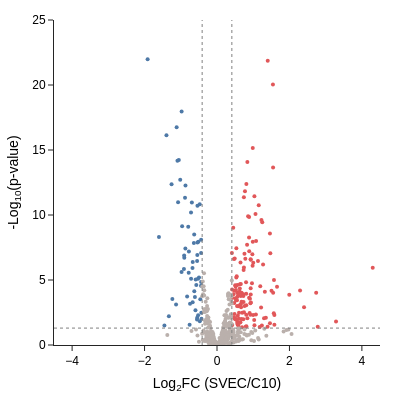

Notebook cell for this chart:
### Code cell
fig2e = mm.pl.plot_volcano(
    de.to_df(),
    ctrl=de.ctrl,
    expr=de.expr,
    log2fc_threshold=de.fc_pct_5,
)
fig2e.update_layout(
    width=400, 
    height=400,
    title_text="", 
    margin=dict(t=20),
    font=dict(family="Arial", color="black"),
    showlegend=False
)
fig2e.update_xaxes(title_text="Log<sub>2</sub>FC (SVEC/C10)", range=[-4.5, 4.5])
fig2e.update_yaxes(title_text="-Log<sub>10</sub>(p-value)", range=[0, 25])
fig2e.layout.annotations = []
fig2e.write_image("fig2e.svg")
fig2e.show()
